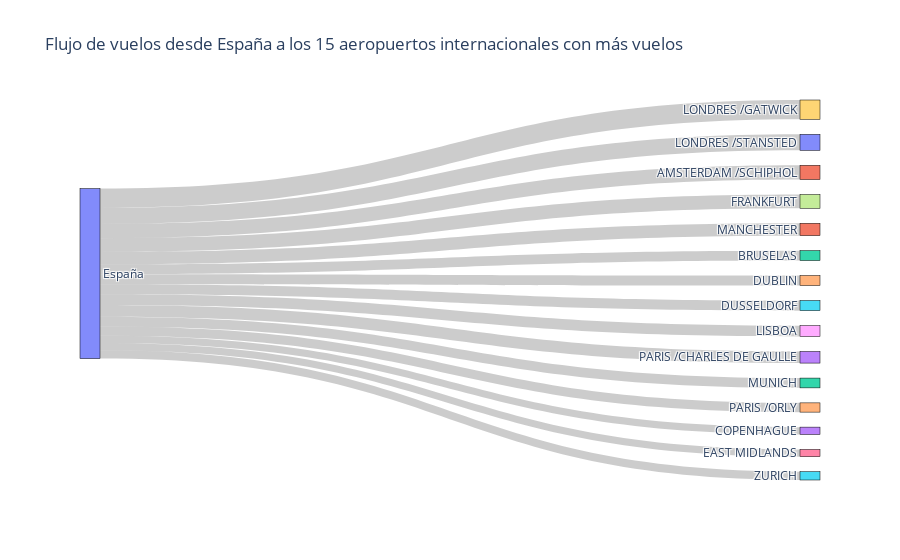

Write notebook code for a chart like this one.
### Markdown cell above
📝 Notas:
- Este gráfico muestra cuántos vuelos realiza cada compañía aérea (company) hacia cada aeropuerto de destino (arr_airport_name).

✈️ Sankey: Aeropuerto de salida → Aeropuerto de llegada

### Code cell
# Top destinos
top_n = 15
df_exterior = df_vuelos_salida_limpio[~df_vuelos_salida_limpio['arr_airport_name'].isin(
    df_vuelos_salida_limpio['dep_airport_name'].unique())]

df_top = df_exterior[df_exterior['arr_airport_name'].isin(
    df_exterior['arr_airport_name'].value_counts().nlargest(top_n).index)]

# Agrupamos
df_top['origen'] = 'España'
df_grouped = df_top.groupby(['origen', 'arr_airport_name']).size().reset_index(name='count')

# Nodos
labels = list(pd.concat([df_grouped['origen'], df_grouped['arr_airport_name']]).unique())
label_indices = {label: idx for idx, label in enumerate(labels)}

# Links
source_indices = df_grouped['origen'].map(label_indices)
target_indices = df_grouped['arr_airport_name'].map(label_indices)
values = df_grouped['count']

# Sankey básico
fig = go.Figure(data=[go.Sankey(
    node=dict(
        pad=15,
        thickness=20,
        line=dict(color="black", width=0.5),
        label=labels
    ),
    link=dict(
        source=source_indices,
        target=target_indices,
        value=values,
        label=[f"{src} → {tgt}: {val} vuelos"
               for src, tgt, val in zip(df_grouped['origen'], df_grouped['arr_airport_name'], values)]
    )
)])

# Título
fig.update_layout(title_text=f"Flujo de vuelos desde España a los {top_n} aeropuertos internacionales con más vuelos",
                  font_size=12)

# Mostrar
fig.show()

### Figure 1 — Plotly figure (JSON) as saved in the notebook; plotly's stock layout.template omitted (floating-point values rounded to 4 significant figures)
{"data": [{"link": {"label": ["España → AMSTERDAM /SCHIPHOL: 134 vuelos", "España → BRUSELAS: 93 vuelos", "España → COPENHAGUE: 69 vuelos", "España → DUBLIN: 94 vuelos", "España → DUSSELDORF: 95 vuelos", "España → EAST MIDLANDS: 68 vuelos", "España → FRANKFURT: 129 vuelos", "España → LISBOA: 102 vuelos", "España → LONDRES /GATWICK: 182 vuelos", "España → LONDRES /STANSTED: 150 vuelos", "España → MANCHESTER: 116 vuelos", "España → MUNICH: 92 vuelos", "España → PARIS /CHARLES DE GAULLE: 109 vuelos", "España → PARIS /ORLY: 87 vuelos", "España → ZURICH: 78 vuelos"], "source": [0, 0, 0, 0, 0, 0, 0, 0, 0, 0, 0, 0, 0, 0, 0], "target": [1, 2, 3, 4, 5, 6, 7, 8, 9, 10, 11, 12, 13, 14, 15], "value": [134, 93, 69, 94, 95, 68, 129, 102, 182, 150, 116, 92, 109, 87, 78]}, "node": {"label": ["España", "AMSTERDAM /SCHIPHOL", "BRUSELAS", "COPENHAGUE", "DUBLIN", "DUSSELDORF", "EAST MIDLANDS", "FRANKFURT", "LISBOA", "LONDRES /GATWICK", "LONDRES /STANSTED", "MANCHESTER", "MUNICH", "PARIS /CHARLES DE GAULLE", "PARIS /ORLY", "ZURICH"], "line": {"color": "black", "width": 0.5}, "pad": 15, "thickness": 20}, "type": "sankey"}], "layout": {"font": {"size": 12}, "title": {"text": "Flujo de vuelos desde España a los 15 aeropuertos internacionales con más vuelos"}}}
